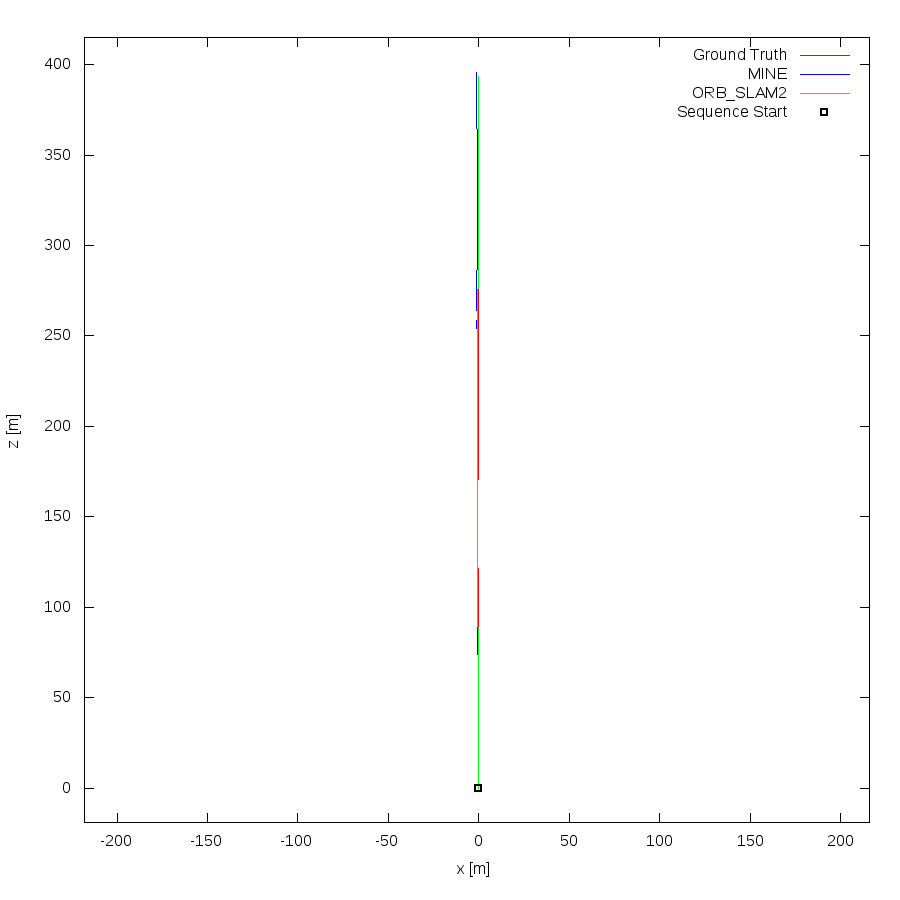

gnuplot code for this plot:
set term postscript eps enhanced color
set output "04.eps"
set size ratio -1
set xrange [-218:216]
set yrange [-19:415]
set xlabel "x [m]"
set ylabel "z [m]"
plot "04.txt" using 1:2 lc rgb "#FF0000" title 'Ground Truth' w lines,"04.txt" using 3:4 lc rgb "#0000FF" title 'MINE' w lines,"04.txt" using 5:6 lc rgb "#00FF00" title 'ORB_SLAM2' w lines,"< head -1 04.txt" using 1:2 lc rgb "#000000" pt 4 ps 1 lw 2 title 'Sequence Start' w points
